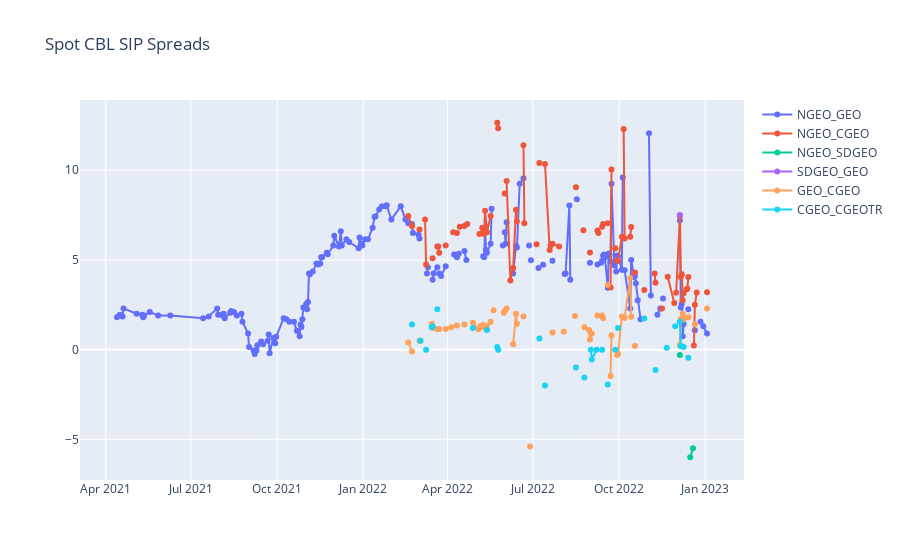

Source (notebook cell):
### Markdown cell above
## SIP Historical Spreads

### Code cell
fig = go.Figure()
for i in list(df_spreads)[1:]:
    fig.add_scatter(x=df_spreads.Date, y=df_spreads[i], mode='lines+markers', name=i)
fig.update_layout(title='Spot CBL SIP Spreads')
fig.show()

### Figure 1 — Plotly figure (JSON) as saved in the notebook; plotly's stock layout.template omitted (floating-point values rounded to 4 significant figures; data arrays with more than 128 entries replaced by an {"elided": "..."} marker saying what was removed)
{"data": [{"mode": "lines+markers", "name": "NGEO_GEO", "type": "scatter", "x": {"elided": "224 str values"}, "y": {"elided": "224 float values"}}, {"mode": "lines+markers", "name": "NGEO_CGEO", "type": "scatter", "x": {"elided": "224 str values"}, "y": {"elided": "224 float values"}}, {"mode": "lines+markers", "name": "NGEO_SDGEO", "type": "scatter", "x": {"elided": "224 str values"}, "y": {"elided": "224 float values"}}, {"mode": "lines+markers", "name": "SDGEO_GEO", "type": "scatter", "x": {"elided": "224 str values"}, "y": {"elided": "224 float values"}}, {"mode": "lines+markers", "name": "GEO_CGEO", "type": "scatter", "x": {"elided": "224 str values"}, "y": {"elided": "224 float values"}}, {"mode": "lines+markers", "name": "CGEO_CGEOTR", "type": "scatter", "x": {"elided": "224 str values"}, "y": {"elided": "224 float values"}}], "layout": {"title": {"text": "Spot CBL SIP Spreads"}}}
